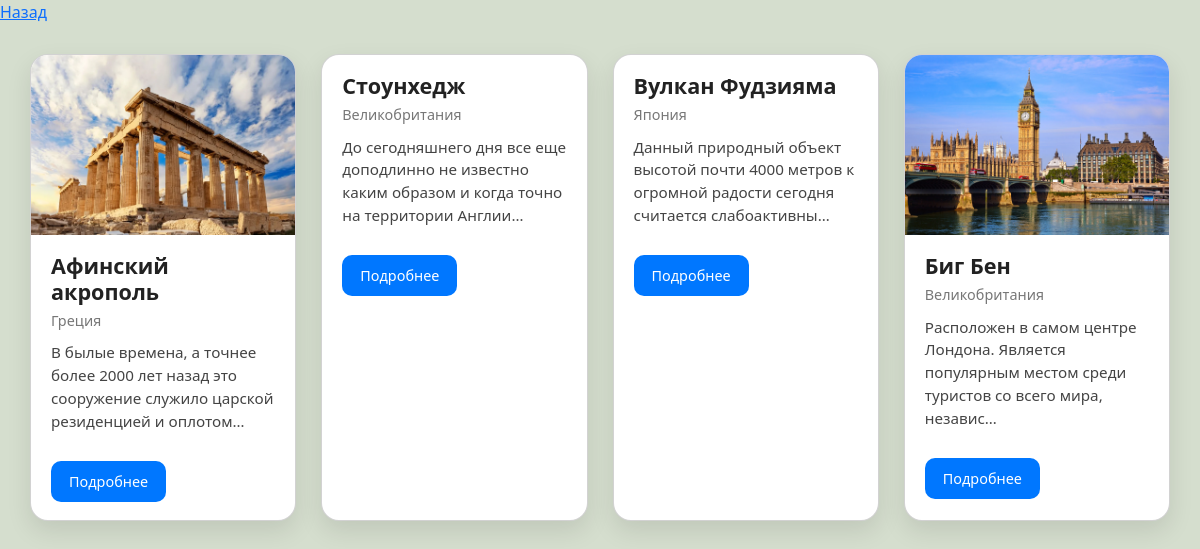
The page /sights/euro/ on the database as committed earlier.
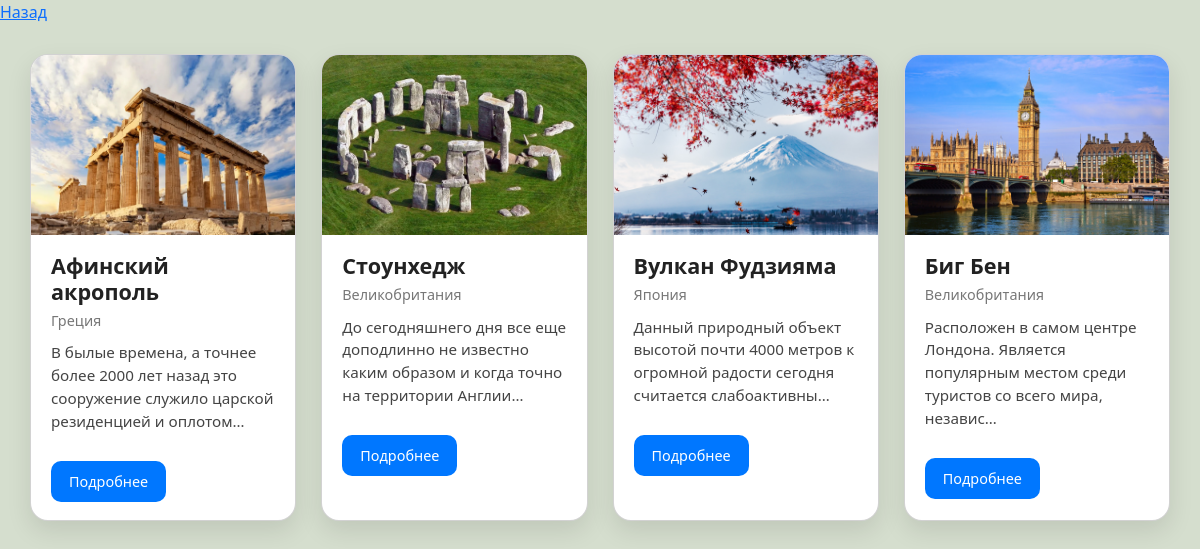
The same page on the database as committed later.
### sights/models.py (models this page shows)
class EurasiaSight(models.Model):
    sight_name = models.CharField("Название", max_length=32, default="unknown")
    sight_country = models.CharField( "Место расположения", max_length=32, default="unknown")
    sight_information = models.TextField("Информация", max_length=1024, default="unknown")
    continent = models.CharField(
        max_length=50,
        choices=[
            ("Евразия", "Евразия"),
            ("Африка", "Африка"),
            ("Северная Америка", "Северная Америка"),
            ("Южная Америка", "Южная Америка"),
            ("Австралия", "Австралия"),
            ("Антарктида", "Антарктида"),
        ], default="unknown"
    )
    euro_photo = models.ImageField("Фото", upload_to='sights/', blank=True, null=True)

### sights/views.py (the view)
# urls.py: path('sights/euro/', euro_page),
def euro_page(request):
    sight = EurasiaSight.objects.all()
    return render(request, 'sights/euro.html', {"sight": sight})

### sights/templates/sights/euro.html (shortened to what this page needs)
{%extends "sights/layout.html"%}
{% load static%}
{% block extra_css %}
    <link rel="stylesheet" href="{% static 'css/my_css.css' %}">
{%endblock%}
{%block body%}
    <a href="/sights/">Назад</a>
    <div class="cards-container">
        {% for sght in sight %}
        <div class="card">
            <div class="card-image">
                {% if sght.euro_photo %}
                    <img src="{{ sght.euro_photo.url }}" alt="{{ sght.sight_name }}">
                {%endif%}
            </div>
            <div class="card-content">
                <h3>{{ sght.sight_name }}</h3>
                <p class="country">{{ sght.sight_country }}</p>
                <p class="info">{{ sght.sight_information|truncatechars:100 }}</p>
                <a href="#" class="btn-card">Подробнее</a>
            </div>
        </div>
        {% endfor %}
    </div>
{%endblock%}

### sights/templates/sights/layout.html (shortened to what this page needs)
{% load static %}
<!DOCTYPE html>
<html lang="en">
<head>
    <link  href="https://cdn.jsdelivr.net/npm/bootstrap@5.3.8/dist/css/bootstrap.min.css" rel="stylesheet">
    <link rel="stylesheet" href="https://unpkg.com/leaflet/dist/leaflet.css" />
    <link rel="stylesheet" href="{% static 'css/my_css.css' %}">
    {% block extra_css %}{%endblock%}
</head>
<body>
    {%block body%}
    {%endblock%}
</body>
</html>

### sights/static/css/my_css.css (style rules this page uses)
body { background-color:#d5dece ; }
.cards-container { display: grid; grid-template-columns: repeat(auto-fit, minmax(260px, 1fr)); gap: 25px; padding: 30px; }
.card { background: #fff; border-radius: 18px; overflow: hidden; box-shadow: 0 10px 25px rgba(0,0,0,0.1); transition: transform 0.3s ease, box-shadow 0.3s ease; }
.card-image img { width: 100%; height: 180px; object-fit: cover; }
.card-content { padding: 18px 20px; }
.card-content h3 { margin: 0; font-size: 1.35rem; color: #222; font-weight: 700; }
.country { margin: 5px 0 10px; color: #777; font-size: 0.9rem; }
.info { font-size: 0.95rem; color: #444; min-height: 55px; }
.btn-card { display: inline-block; margin-top: 12px; padding: 10px 18px; background: #0077ff; color: white; text-decoration: none; border-radius: 10px; font-size: 0.9rem; transition: background 0.3s ease; }

Rows that differ between the two databases and show on the page:
changed EurasiaSight "Стоунхедж": euro_photo: picture added
changed EurasiaSight "Вулкан Фудзияма": euro_photo: picture added
